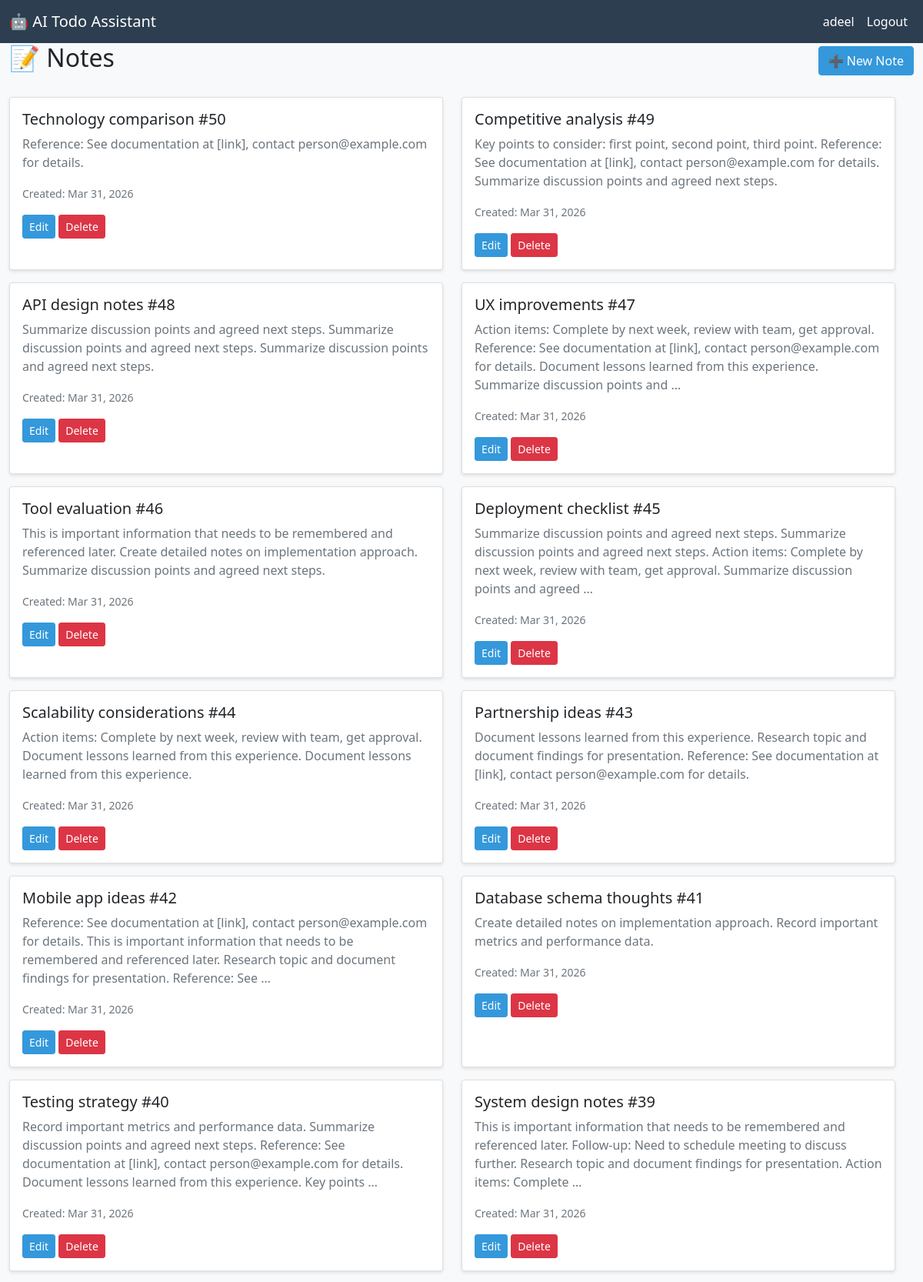
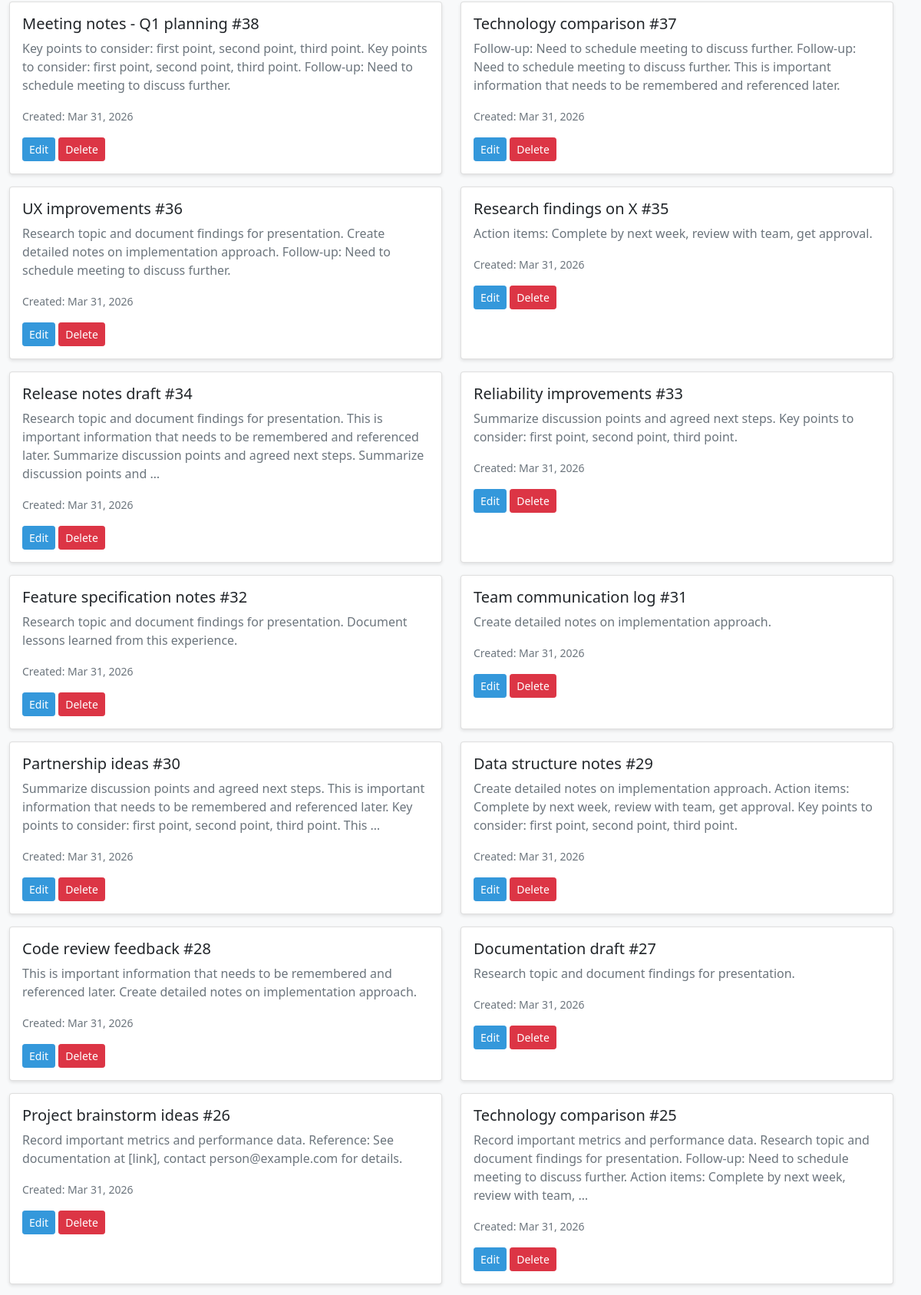
Screenshot of /notes/ (signed in, upper part) with the database file from the repository (2 pictures, top to bottom).
### assistant/models.py (models this page shows, shortened)
class Note(models.Model):
    user = models.ForeignKey(User, on_delete=models.CASCADE, related_name='notes')
    title = models.CharField(max_length=255)
    content = models.TextField()
    created_at = models.DateTimeField(auto_now_add=True)
    updated_at = models.DateTimeField(auto_now=True)
    class Meta:
        ordering = ['-created_at']

### assistant/views.py (the view)
# urls.py: path('notes/', views.notes_list, name='notes_list'),
@login_required
def notes_list(request):
    user = request.user
    notes = Note.objects.filter(user=user).order_by('-created_at')
    context = {'notes': notes}
    return render(request, 'assistant/notes_list.html', context)

### templates/assistant/notes_list.html (shortened to what this page needs)
{% extends 'base.html' %}
{% block content %}
<div class="d-flex justify-content-between align-items-center mb-4">
    <h2>📝 Notes</h2>
    <a href="{% url 'note_create' %}" class="btn btn-primary">➕ New Note</a>
</div>
{% if notes %}
    <div class="row">
        {% for note in notes %}
            <div class="col-md-6 mb-3">
                <div class="card h-100">
                    <div class="card-body">
                        <h5 class="card-title">{{ note.title }}</h5>
                        <p class="card-text text-muted">{{ note.content|truncatewords:30 }}</p>
                        <small class="text-muted">Created: {{ note.created_at|date:"M d, Y" }}</small>
                        <div class="mt-3">
                            <a href="{% url 'note_edit' note.pk %}" class="btn btn-sm btn-primary">Edit</a>
                            <a href="{% url 'note_delete' note.pk %}" class="btn btn-sm btn-danger">Delete</a>
                        </div>
                    </div>
                </div>
            </div>
        {% endfor %}
    </div>
{% else %}
    <div class="alert alert-info">
        No notes found. <a href="{% url 'note_create' %}">Create your first note</a>
    </div>
{% endif %}
{% endblock %}

### templates/base.html (shortened to what this page needs)
<!DOCTYPE html>
<html lang="en">
<head>
    <link href="https://cdn.jsdelivr.net/npm/bootstrap@5.1.3/dist/css/bootstrap.min.css" rel="stylesheet">
</head>
<body>
<nav class="navbar navbar-expand-lg navbar-dark">
    <div class="container-fluid">
        <a class="navbar-brand" href="{% url 'dashboard' %}">🤖 AI Todo Assistant</a>
        <div class="collapse navbar-collapse">
            <ul class="navbar-nav ms-auto">
                {% if user.is_authenticated %}
                    <li class="nav-item">
                        <span class="nav-link">{{ user.username }}</span>
                    </li>
                    <li class="nav-item">
                        <a class="nav-link" href="{% url 'logout' %}">Logout</a>
                    </li>
                {% endif %}
            </ul>
        </div>
    </div>
</nav>
<div class="container-fluid">
<div class="row">
    {% block content %}{% endblock %}
</div>
</div>
</body>
</html>

### templates/base.html (style rules this page uses)
body { background-color: #f8f9fa; }
.navbar { background-color: #2c3e50; }
.navbar-brand, .nav-link { color: white !important; }
.card { box-shadow: 0 2px 4px rgba(0,0,0,0.1); }
.btn-primary { background-color: #3498db; border-color: #3498db; }

### rows the page displays
Note: title "Technology comparison #50", content "Reference: See documentation at [link], contact person@example.com for details.", created_at "Mar 31, 2026"
Note: title "Competitive analysis #49", content "Key points to consider: first point, second point, third point. Reference: See documentation at [link], contact person@example.com for details. Summarize discussion points and agreed next steps.", created_at "Mar 31, 2026"
Note: title "API design notes #48", content "Summarize discussion points and agreed next steps. Summarize discussion points and agreed next steps. Summarize discussion points and agreed next steps.", created_at "Mar 31, 2026"
Note: title "UX improvements #47", content "Action items: Complete by next week, review with team, get approval. Reference: See documentation at [link], contact person@example.com for details. Document lessons learned from this experience. Summarize discussion points and …", created_at "Mar 31, 2026"
Note: title "Tool evaluation #46", content "This is important information that needs to be remembered and referenced later. Create detailed notes on implementation approach. Summarize discussion points and agreed next steps.", created_at "Mar 31, 2026"
Note: title "Deployment checklist #45", content "Summarize discussion points and agreed next steps. Summarize discussion points and agreed next steps. Action items: Complete by next week, review with team, get approval. Summarize discussion points and agreed …", created_at "Mar 31, 2026"
Note: title "Scalability considerations #44", content "Action items: Complete by next week, review with team, get approval. Document lessons learned from this experience. Document lessons learned from this experience.", created_at "Mar 31, 2026"
Note: title "Partnership ideas #43", content "Document lessons learned from this experience. Research topic and document findings for presentation. Reference: See documentation at [link], contact person@example.com for details.", created_at "Mar 31, 2026"
Note: title "Mobile app ideas #42", content "Reference: See documentation at [link], contact person@example.com for details. This is important information that needs to be remembered and referenced later. Research topic and document findings for presentation. Reference: See …", created_at "Mar 31, 2026"
Note: title "Database schema thoughts #41", content "Create detailed notes on implementation approach. Record important metrics and performance data.", created_at "Mar 31, 2026"
Note: title "Testing strategy #40", content "Record important metrics and performance data. Summarize discussion points and agreed next steps. Reference: See documentation at [link], contact person@example.com for details. Document lessons learned from this experience. Key points …", created_at "Mar 31, 2026"
Note: title "System design notes #39", content "This is important information that needs to be remembered and referenced later. Follow-up: Need to schedule meeting to discuss further. Research topic and document findings for presentation. Action items: Complete …", created_at "Mar 31, 2026"
Note: title "Meeting notes - Q1 planning #38", content "Key points to consider: first point, second point, third point. Key points to consider: first point, second point, third point. Follow-up: Need to schedule meeting to discuss further.", created_at "Mar 31, 2026"
Note: title "Technology comparison #37", content "Follow-up: Need to schedule meeting to discuss further. Follow-up: Need to schedule meeting to discuss further. This is important information that needs to be remembered and referenced later.", created_at "Mar 31, 2026"
Note: title "UX improvements #36", content "Research topic and document findings for presentation. Create detailed notes on implementation approach. Follow-up: Need to schedule meeting to discuss further.", created_at "Mar 31, 2026"
Note: title "Research findings on X #35", content "Action items: Complete by next week, review with team, get approval.", created_at "Mar 31, 2026"
Note: title "Release notes draft #34", content "Research topic and document findings for presentation. This is important information that needs to be remembered and referenced later. Summarize discussion points and agreed next steps. Summarize discussion points and …", created_at "Mar 31, 2026"
Note: title "Reliability improvements #33", content "Summarize discussion points and agreed next steps. Key points to consider: first point, second point, third point.", created_at "Mar 31, 2026"
Note: title "Feature specification notes #32", content "Research topic and document findings for presentation. Document lessons learned from this experience.", created_at "Mar 31, 2026"
Note: title "Team communication log #31", content "Create detailed notes on implementation approach.", created_at "Mar 31, 2026"
Note: title "Partnership ideas #30", content "Summarize discussion points and agreed next steps. This is important information that needs to be remembered and referenced later. Key points to consider: first point, second point, third point. This …", created_at "Mar 31, 2026"
Note: title "Data structure notes #29", content "Create detailed notes on implementation approach. Action items: Complete by next week, review with team, get approval. Key points to consider: first point, second point, third point.", created_at "Mar 31, 2026"
Note: title "Code review feedback #28", content "This is important information that needs to be remembered and referenced later. Create detailed notes on implementation approach.", created_at "Mar 31, 2026"
Note: title "Documentation draft #27", content "Research topic and document findings for presentation.", created_at "Mar 31, 2026"
Note: title "Project brainstorm ideas #26", content "Record important metrics and performance data. Reference: See documentation at [link], contact person@example.com for details.", created_at "Mar 31, 2026"
Note: title "Technology comparison #25", content "Record important metrics and performance data. Research topic and document findings for presentation. Follow-up: Need to schedule meeting to discuss further. Action items: Complete by next week, review with team, …", created_at "Mar 31, 2026"

### other values shown
{{ user.username }} "adeel"
